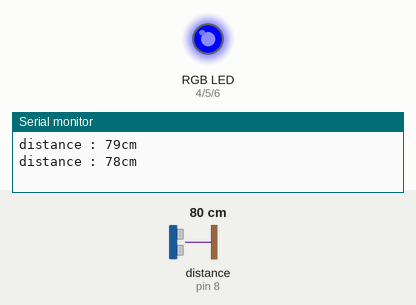
A sketch run on a simulated Arduino Uno, built with avr-gcc and run on an emulated ATmega328P. Shown: an RGB LED mixed from three pins (HIGH = lit), the last lines printed to the serial monitor. Wiring (inferred from the names in the program): ultrasonic range finder: trigger pin 7; echo pin 8. The inputs (shaded band) are chosen by the test bench; at power-on: distance to the obstacle (sensor on pin 8) 80 cm. The echo pulse lasts 58.3 µs per cm; pins used as bus, display or sensor lines are not drawn.

Above: at 3.8 s.
3.9 s: distance to the obstacle (sensor on pin 8) set to 2 cm
At 6.5 s:
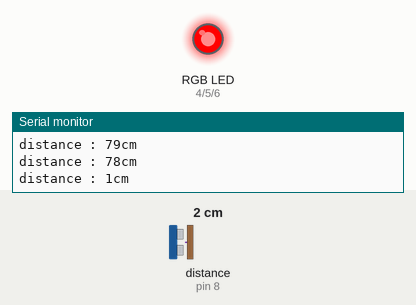
11.6 s: distance to the obstacle (sensor on pin 8) set to 18 cm
At 12.3 s:
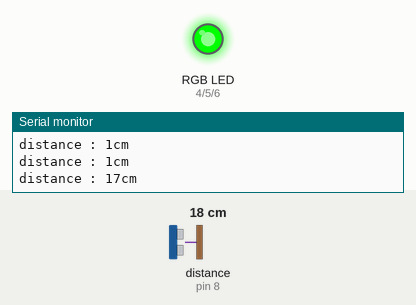
19.3 s: distance to the obstacle (sensor on pin 8) set to 4 cm
At 20.8 s:
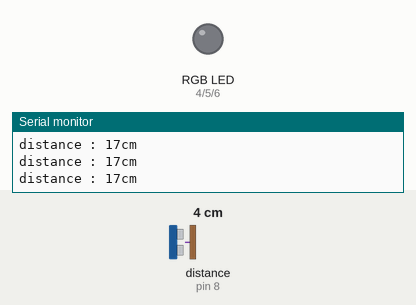
27.0 s: distance to the obstacle (sensor on pin 8) set to 35 cm
At 27.6 s:
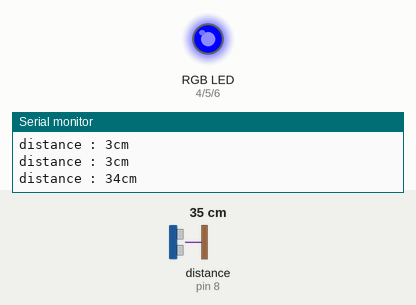
Timing chart, 0 to 35.5 s (numbered marks = the images above; inputs shaded):
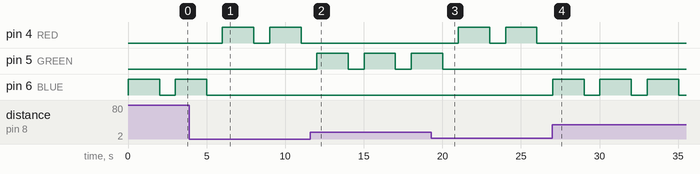

The sketch:

10_ULTRASONIC_RGB.ino
```cpp
int BLUE= 6;  // Digital input
int RED= 4;  // Digital input
int GREEN= 5;  // Digital input
int trig=7;
int echo=8;

void setup ()
{
  pinMode (RED, OUTPUT);
  pinMode (GREEN, OUTPUT);
  pinMode (BLUE, OUTPUT);
  pinMode(trig,OUTPUT);
  pinMode(echo,INPUT);
 Serial.begin(9600);
}

void loop() {

  digitalWrite(trig,LOW);
  delayMicroseconds(2);
  digitalWrite(trig,HIGH);
  delayMicroseconds(10);
  digitalWrite(trig,LOW);

int distance = pulseIn(echo, HIGH)*340/2/10000;

  Serial.print("distance : ");
  Serial.print(distance);
  Serial.println("cm");

if(distance <=10){
  digitalWrite(RED,HIGH);
  delay(2000);
  digitalWrite(RED,LOW);
  }
 else if(11<distance && distance<20){
  digitalWrite(GREEN,HIGH);
  delay(2000);
  digitalWrite(GREEN,LOW);
  }
else if(distance >=21){
  digitalWrite(BLUE,HIGH);
  delay(2000);
  digitalWrite(BLUE,LOW);
  }

   delay(1000); // 1초에 한번씩 측정
}
```

Measured:
- after the input at 3.9 s, pin 4 (RED): alternates HIGH for 2.0 s and LOW for 1.0 s, starting after 2.1 s; pin 6 (BLUE): goes on until 5.0 s, then stays LOW
- after the input at 11.6 s, pin 4 (RED): stops changing and stays LOW; pin 5 (GREEN): alternates HIGH for 2.0 s and LOW for 1.0 s, starting after 0.41 s
- after the input at 19.3 s, pin 4 (RED): alternates HIGH for 2.0 s and LOW for 1.0 s, starting after 1.7 s; pin 5 (GREEN): goes on until 20.0 s, then stays LOW
- after the input at 27.0 s, pin 4 (RED): stops changing and stays LOW; pin 6 (BLUE): alternates HIGH for 2.0 s and LOW for 1.0 s, starting at once
